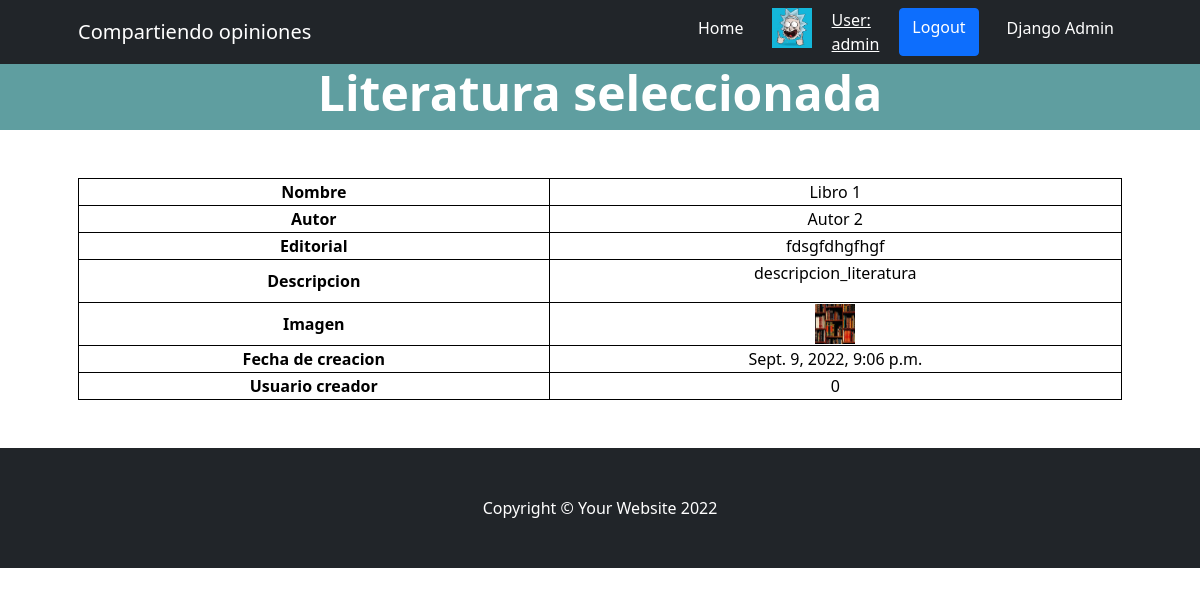
/TPFinal/Literatura/Ver/1 (signed in), run on the app's committed database.
### UserCoder/models.py (models this page shows)
class Avatar(models.Model):
    user = models.OneToOneField(User, on_delete=models.CASCADE) # Delete profile when user is deleted
    avatar = models.ImageField(upload_to='avatares', null=True, blank=True)

### AppTPFinal/models.py (models this page shows, shortened)
class Literatura(models.Model):
    id_literatura = models.AutoField(primary_key=True)
    nombre_literatura = models.CharField(max_length=50)
    autor_literatura = models.CharField(max_length=50)
    editorial_literatura = models.CharField(max_length=50)
    descripcion_literatura = RichTextField(blank=True, null=True)
    username_literatura = models.CharField(max_length=50)
    fecha_creacion_literatura = models.DateTimeField(auto_now_add=True)

class ImagenLiteratura(models.Model):
    id_literatura = models.OneToOneField(Literatura, on_delete=models.CASCADE)
    imglit = models.ImageField(upload_to='literatura', null=True, blank=True)

### AppTPFinal/views.py (the view)
# urls.py: path('Literatura/Ver/<int:id_literatura>', literatura_ver, name='TPFinalLiteraturaVer'),
def literatura_ver(request, id_literatura):
    lit = Literatura.objects.get(id_literatura=id_literatura)
    literatura_form = Literatura_Form(initial={
        'nombre_literatura': lit.nombre_literatura,
        'autor_literatura': lit.autor_literatura,
        'editorial_literatura': lit.editorial_literatura,
        'descripcion_literatura': lit.descripcion_literatura,
    }
    )
    contexto = {
        'formulariocargarliteratura': literatura_form,
        'literatura': lit,
    }
    return render(request, 'AppCoder/literatura/literaturaver.html', contexto)

### templates/AppCoder/literatura/literaturaver.html (shortened to what this page needs)
{% extends "index.html" %}
{% block bodytitleoptions %}
{% if user.is_authenticated %}
<a class="btn btn-primary" href="{% url 'UserCoderLogOut' %}"> Logout </a>
{% endif %}
{% endblock %}
{% block bodyheader %}
<h1 class="display-5 fw-bolder text-white mb-2">Literatura seleccionada</h1>
{% endblock %}
{% block bodyoptions %}
<section>
    <div class="datos-usuario">
        <div class="container px-5 my-5">
            <div class="row gx-5">
                <form class="bodyoptionstittle" action="" method="post" enctype="multipart/form-data" novalidate>
                    <table style="width:100%">
                        <tr>
                            <th class="thdata">Nombre</th>
                            <td class="tddata">{{literatura.nombre_literatura}}</td>
                        </tr>
                        <tr>
                            <th class="thdata">Autor</th>
                            <td class="tddata">{{literatura.autor_literatura}}</td>
                        </tr>
                        <tr>
                            <th class="thdata">Editorial</th>
                            <td class="tddata">{{literatura.editorial_literatura}}</td>
                        </tr>
                        <tr>
                            <th class="thdata">Descripcion</th>
                            <td class="tddata">{{literatura.descripcion_literatura|safe}}</td>
                        </tr>
                        <tr>
                            <th class="thdata">Imagen</th>
                            {% if literatura.imagenliteratura.imglit.url != "" %}
                            <td class="tddata"><img src="{{ literatura.imagenliteratura.imglit.url }}" alt=""
                                                    width="40px"
                                                    height="40px"></td>
                            {% else %}
                            <td class="tddata">No image</td>
                            {% endif %}
                        </tr>
                        <tr>
                            <th class="thdata">Fecha de creacion</th>
                            <td class="tddata">{{literatura.fecha_creacion_literatura}}</td>
                        </tr>
                        <tr>
                            <th class="thdata">Usuario creador</th>
                            <td class="tddata">{{literatura.username_literatura}}</td>
                        </tr>
                    </table>
                </form>
            </div>
        </div>
    </div>
</section>
{% endblock %}

### templates/index.html (shortened to what this page needs)
<!DOCTYPE html>
<html lang="en">
<head>
    {% load static %}
    <link href="https://cdn.jsdelivr.net/npm/bootstrap-icons@1.4.1/font/bootstrap-icons.css" rel="stylesheet"/>
    <link href="{% static 'AppCode/css/styles.css' %}" rel="stylesheet"/>
</head>
<body>
<nav class="navbar navbar-expand-lg navbar-dark bg-dark">
    <div class="container px-5">
        <a class="navbar-brand">Compartiendo opiniones</a>
        <div class="collapse navbar-collapse" id="navbarSupportedContent">
            <ul class="navbar-nav ms-auto mb-2 mb-lg-0">
                <li class="nav-item"><a class="nav-link active" aria-current="page" href="/TPFinal">Home</a>
                </li>
                <div class="space">
                </div>
                {% if request.user.is_authenticated %}
                    {% if request.user.avatar.avatar.url != "" %}
                    <img src="{{ request.user.avatar.avatar.url }}" alt="" width="40px" height="40px">
                    {% else %}
                    <td class="tddata"></td>
                    {% endif %}
                <div class="space">
                </div>
                <a style="color:white;" href="{% url 'TPFinalUsuariosModificar' user.username %}"> User: <br>{{ user.get_username }}</a>
                <div class="space">
                </div>
                {% endif %}
                {% block bodytitleoptions %}
                {% endblock %}
                <div class="space">
                </div>
                <li class="nav-item"><a class="nav-link active" aria-current="page" href="/admin">Django Admin</a>
                </li>
            </ul>
        </div>
    </div>
</nav>
<header class="bodyheader">
    <div class="container px-5">
        <div class="row gx-5 justify-content-center">
            <div class="col-lg-8">
                {% block bodyheader %}
                {% endblock %}
            </div>
        </div>
    </div>
</header>
{% block bodyoptions %}
{% endblock %}
<footer class="py-5 bg-dark">
    <div class="container px-5"><p class="m-0 text-center text-white">Copyright &copy; Your Website 2022</p></div>
</footer>
</body>
</html>

### templates/styles/styles.html (style rules this page uses)
.bodyheader { background-color:cadetblue; text-align: center; }
.space { width: 20px; height: auto; display: inline-block; }
.bodyoptionstittle { margin: auto; width: 420px; text-align: left; color:black; }
.thdata { border: 1px solid black; border-collapse: collapse; text-align:center; }
.tddata { border: 1px solid black; border-collapse: collapse; text-align:center; }

### data on the page
Literatura: nombre_literatura "Libro 1", autor_literatura "Autor 2", editorial_literatura "fdsgfdhgfhgf", descripcion_literatura "descripcion_literatura", imagenliteratura.imglit (picture), fecha_creacion_literatura "Sept. 9, 2022, 9:06 p.m.", username_literatura "0"

### other printed values
{{ user.get_username }} "admin"
